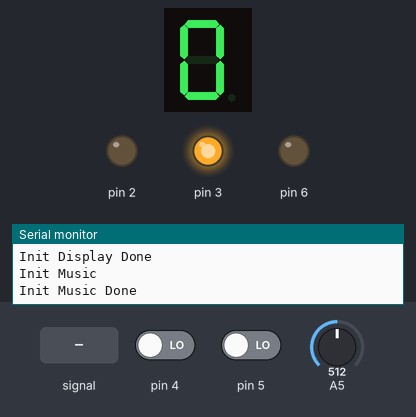
The sketch below on a simulated Arduino Uno, built with avr-gcc and run on an emulated ATmega328P. Shown: 1-digit seven-segment display, output pins drawn as LEDs (lit = HIGH), the last lines printed to the serial monitor. Wiring (inferred from the names in the program): 1-digit 7-segment display, segments lit when HIGH: segments pin 12, pin 13, pin 7, pin 8, pin 9, pin 11, pin 10. The inputs (shaded band) are chosen by the test bench; at power-on: pin 4 LOW, A5 = 512, pin 5 LOW. The segment pins are drawn as the display they are named for; pins used as bus, display or sensor lines are not drawn.

Above: at 1.2 s.
1.3 s: A5 fed a 50 Hz sine of ±306 counts around its level
At 2.14 s:
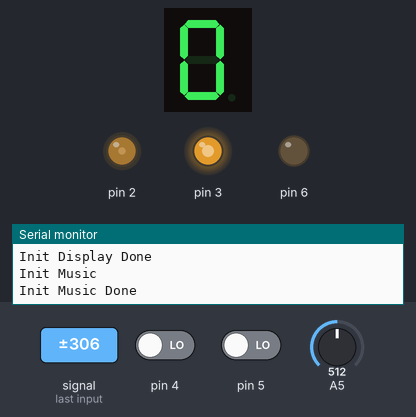
4.1 s: pin 4 driven HIGH
At 5.0 s:
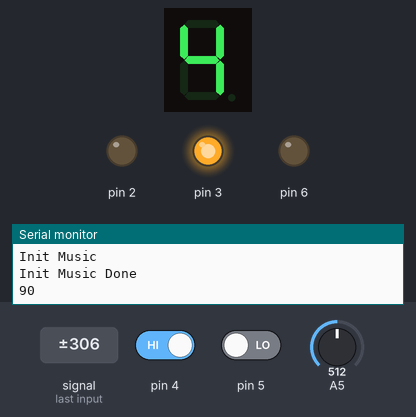
7.1 s: A5 set to 317
8.6 s: A5 set to 292
At 9.8 s:
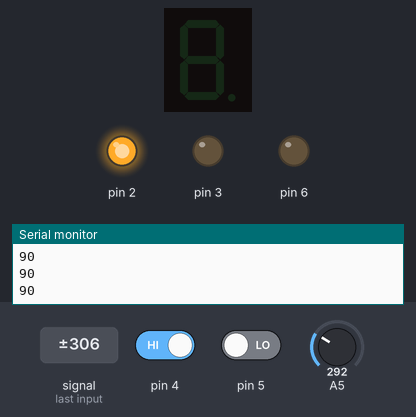
10.1 s: A5 set to 306
At 10.5 s:
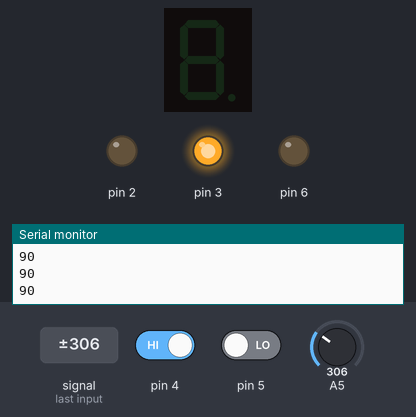
13.1 s: A5 set to 290
At 13.4 s:
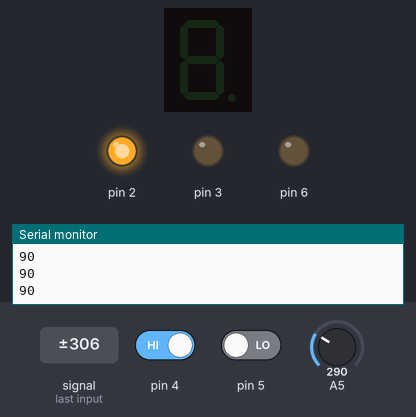
Timing chart, 0 to 15.6 s (numbered marks = the images above; inputs shaded):
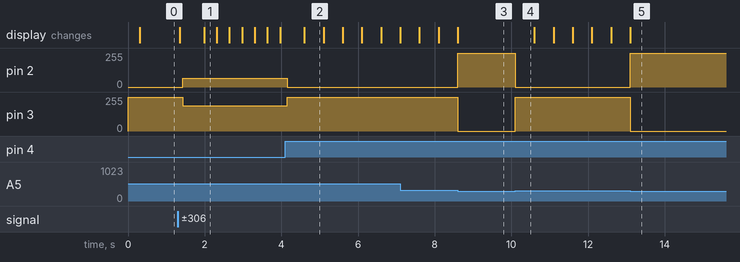

The sketch:

arduino.ino
```cpp
// 7-segment display pins
int display_a = 12;
int display_b = 13;
int display_c = 7;
int display_d = 8;
int display_e = 9;
int display_f = 11;
int display_g = 10;

// Current song
int display_count = 0;

int music_tempo = 125;
int wholenote = (60000 * 4) / music_tempo;
int divider = 0, noteDuration = 0;

// Current power state decided by the LDR
bool power_state = false;


/*******************************\
|								|
|	MUSIC LOGIC					|
|								|
/*******************************/
#define NOTE_B0  31
#define NOTE_C1  33
#define NOTE_CS1 35
#define NOTE_D1  37
#define NOTE_DS1 39
#define NOTE_E1  41
#define NOTE_F1  44
#define NOTE_FS1 46
#define NOTE_G1  49
#define NOTE_GS1 52
#define NOTE_A1  55
#define NOTE_AS1 58
#define NOTE_B1  62
#define NOTE_C2  65
#define NOTE_CS2 69
#define NOTE_D2  73
#define NOTE_DS2 78
#define NOTE_E2  82
#define NOTE_F2  87
#define NOTE_FS2 93
#define NOTE_G2  98
#define NOTE_GS2 104
#define NOTE_A2  110
#define NOTE_AS2 117
#define NOTE_B2  123
#define NOTE_C3  131
#define NOTE_CS3 139
#define NOTE_D3  147
#define NOTE_DS3 156
#define NOTE_E3  165
#define NOTE_F3  175
#define NOTE_FS3 185
#define NOTE_G3  196
#define NOTE_GS3 208
#define NOTE_A3  220
#define NOTE_AS3 233
#define NOTE_B3  247
#define NOTE_C4  262
#define NOTE_CS4 277
#define NOTE_D4  294
#define NOTE_DS4 311
#define NOTE_E4  330
#define NOTE_F4  349
#define NOTE_FS4 370
#define NOTE_G4  392
#define NOTE_GS4 415
#define NOTE_A4  440
#define NOTE_AS4 466
#define NOTE_B4  494
#define NOTE_C5  523
#define NOTE_CS5 554
#define NOTE_D5  587
#define NOTE_DS5 622
#define NOTE_E5  659
#define NOTE_F5  698
#define NOTE_FS5 740
#define NOTE_G5  784
#define NOTE_GS5 831
#define NOTE_A5  880
#define NOTE_AS5 932
#define NOTE_B5  988
#define NOTE_C6  1047
#define NOTE_CS6 1109
#define NOTE_D6  1175
#define NOTE_DS6 1245
#define NOTE_E6  1319
#define NOTE_F6  1397
#define NOTE_FS6 1480
#define NOTE_G6  1568
#define NOTE_GS6 1661
#define NOTE_A6  1760
#define NOTE_AS6 1865
#define NOTE_B6  1976
#define NOTE_C7  2093
#define NOTE_CS7 2217
#define NOTE_D7  2349
#define NOTE_DS7 2489
#define NOTE_E7  2637
#define NOTE_F7  2794
#define NOTE_FS7 2960
#define NOTE_G7  3136
#define NOTE_GS7 3322
#define NOTE_A7  3520
#define NOTE_AS7 3729
#define NOTE_B7  3951
#define NOTE_C8  4186
#define NOTE_CS8 4435
#define NOTE_D8  4699
#define NOTE_DS8 4978
#define REST      0

int music[4][180] = {
  {NOTE_AS4,8, NOTE_AS4,8, NOTE_AS4,8, NOTE_F5,2, NOTE_C6,2, NOTE_AS5,8, NOTE_A5,8, NOTE_G5,8, NOTE_F6,2, NOTE_C6,4, NOTE_AS5,8, NOTE_A5,8, NOTE_G5,8, NOTE_F6,2, NOTE_C6,4, NOTE_AS5,8, NOTE_A5,8, NOTE_AS5,8, NOTE_G5,2, NOTE_C5,8, NOTE_C5,8, NOTE_C5,8, NOTE_F5,2, NOTE_C6,2, NOTE_AS5,8, NOTE_A5,8, NOTE_G5,8, NOTE_F6,2, NOTE_C6,4, NOTE_AS5,8, NOTE_A5,8, NOTE_G5,8, NOTE_F6,2, NOTE_C6,4, NOTE_AS5,8, NOTE_A5,8, NOTE_AS5,8, NOTE_G5,2, NOTE_C5,-8, NOTE_C5,16, NOTE_D5,-4, NOTE_D5,8, NOTE_AS5,8, NOTE_A5,8, NOTE_G5,8, NOTE_F5,8, NOTE_F5,8, NOTE_G5,8, NOTE_A5,8, NOTE_G5,4, NOTE_D5,8, NOTE_E5,4,NOTE_C5,-8, NOTE_C5,16, NOTE_D5,-4, NOTE_D5,8, NOTE_AS5,8, NOTE_A5,8, NOTE_G5,8, NOTE_F5,8, NOTE_C6,-8, NOTE_G5,16, NOTE_G5,2, REST,8, NOTE_C5,8, NOTE_D5,-4, NOTE_D5,8, NOTE_AS5,8, NOTE_A5,8, NOTE_G5,8, NOTE_F5,8, NOTE_F5,8, NOTE_G5,8, NOTE_A5,8, NOTE_G5,4, NOTE_D5,8, NOTE_E5,4,NOTE_C6,-8, NOTE_C6,16, NOTE_F6,4, NOTE_DS6,8, NOTE_CS6,4, NOTE_C6,8, NOTE_AS5,4, NOTE_GS5,8, NOTE_G5,4, NOTE_F5,8, NOTE_C6,1},
  {NOTE_B4, 16, NOTE_B5, 16, NOTE_FS5, 16, NOTE_DS5, 16, NOTE_B5, 32, NOTE_FS5, -16, NOTE_DS5, 8, NOTE_C5, 16, NOTE_C6, 16, NOTE_G6, 16, NOTE_E6, 16, NOTE_C6, 32, NOTE_G6, -16, NOTE_E6, 8, NOTE_B4, 16,  NOTE_B5, 16,  NOTE_FS5, 16,   NOTE_DS5, 16,  NOTE_B5, 32, NOTE_FS5, -16, NOTE_DS5, 8,  NOTE_DS5, 32, NOTE_E5, 32,  NOTE_F5, 32, NOTE_F5, 32,  NOTE_FS5, 32,  NOTE_G5, 32,  NOTE_G5, 32, NOTE_GS5, 32,  NOTE_A5, 16, NOTE_B5, 8},
  {NOTE_FS4,8, REST,8, NOTE_A4,8, NOTE_CS5,8, REST,8,NOTE_A4,8, REST,8, NOTE_FS4,8, NOTE_D4,8, NOTE_D4,8, NOTE_D4,8, REST,8, REST,4, REST,8, NOTE_CS4,8, NOTE_D4,8, NOTE_FS4,8, NOTE_A4,8, NOTE_CS5,8, REST,8, NOTE_A4,8, REST,8, NOTE_F4,8, NOTE_E5,-4, NOTE_DS5,8, NOTE_D5,8, REST,8, REST,4, NOTE_GS4,8, REST,8, NOTE_CS5,8, NOTE_FS4,8, REST,8,NOTE_CS5,8, REST,8, NOTE_GS4,8, REST,8, NOTE_CS5,8, NOTE_G4,8, NOTE_FS4,8, REST,8, NOTE_E4,8, REST,8, NOTE_E4,8, NOTE_E4,8, NOTE_E4,8, REST,8, REST,4, NOTE_E4,8, NOTE_E4,8, NOTE_E4,8, REST,8, REST,4, NOTE_DS4,8, NOTE_D4,8}
};

void speaker_init() {
  Serial.println("Init Music");
  pinMode(6, OUTPUT);
  Serial.println("Init Music Done");
}

void playMusic() {
  if(display_count != 0) {
    int song = display_count - 1;

  	int notes = sizeof(music[song]) / sizeof(music[song][0]) / 2;
  	Serial.println(notes);

    for(int thisNote = 0; thisNote < notes * 2; thisNote = thisNote + 2) {

      // BUTTONS FOR DISPLAY COUNTER
      if(digitalRead(5) == 1 || digitalRead(4) == 1 || analogRead(A5) < 300)
        break;
      // END BUTTONS

      divider = music[song][thisNote + 1];
      if(divider > 0) {
        noteDuration = (wholenote) / divider;
      }else if(divider < 0) {
        noteDuration = (wholenote) / abs(divider);
        noteDuration *= 1.5;
      }

      tone(6, music[song][thisNote], noteDuration * 0.9);
      delay(noteDuration);
      noTone(6);
    }

  }
}


/*******************************\
|								|
|	7-SEGMENT DISPLAY LOGIC		|
|								|
/*******************************/
void display_init() {
  Serial.println("Init Display");
  pinMode(display_a, OUTPUT);	 //A
  pinMode(display_b, OUTPUT);  //B
  pinMode(display_c, OUTPUT);  //C
  pinMode(display_d, OUTPUT);  //D
  pinMode(display_e, OUTPUT);  //E
  pinMode(display_f, OUTPUT);  //F
  pinMode(display_g, OUTPUT);  //G
  Serial.println("Init Display Done");
}

void display_show(int digit) {
  //Conditions for displaying segment a
  if(digit!=1 && digit != 4)
  	digitalWrite(display_a,HIGH);

  //Conditions for displaying segment b
  if(digit != 5 && digit != 6)
    digitalWrite(display_b,HIGH);

  //Conditions for displaying segment c
  if(digit !=2)
    digitalWrite(display_c,HIGH);

  //Conditions for displaying segment d
  if(digit != 1 && digit !=4 && digit !=7)
    digitalWrite(display_d,HIGH);

  //Conditions for displaying segment e
  if(digit == 2 || digit ==6 || digit == 8 || digit==0)
    digitalWrite(display_e,HIGH);

  //Conditions for displaying segment f
  if(digit != 1 && digit !=2 && digit!=3 && digit !=7)
    digitalWrite(display_f,HIGH);

  //Conditions for displaying segment g
  if (digit!=0 && digit!=1 && digit !=7)
    digitalWrite(display_g,HIGH);
}

void display_increase() {
  if(display_count == 4)
    display_count = 0;
  else
  	display_count++;
}

void display_decrease() {
  if(display_count == 0)
    display_count = 4;
  else
  	display_count--;
}

void turnOff()
{
  digitalWrite(display_a,LOW);
  digitalWrite(display_b,LOW);
  digitalWrite(display_c,LOW);
  digitalWrite(display_d,LOW);
  digitalWrite(display_e,LOW);
  digitalWrite(display_f,LOW);
  digitalWrite(display_g,LOW);
}


/*******************************\
|								                |
|	ARDUINO LOGIN				          |
|								                |
/*******************************/
void setup()
{
  Serial.begin(9600);
  display_init();
  speaker_init();

  // LDR
  pinMode(A5, INPUT);

  // Leds
  pinMode(2, OUTPUT);
  pinMode(3, OUTPUT);

  // Buttons
  pinMode(5, INPUT);
  pinMode(4, INPUT);
}

void loop()
{
  // Check if the power is one or off
  if(power_state) {


    // POWER LED
    digitalWrite(2, LOW);
    digitalWrite(3, HIGH);
    // END POWER LED


    // BUTTONS FOR DISPLAY COUNTER
    if(digitalRead(5) == 1) {
      display_increase();
      delay(500);
    }
    if(digitalRead(4) == 1) {
      display_decrease();
      delay(500);
    }
    // END BUTTONS

    turnOff();
  	display_show(display_count);

    playMusic();
  } else {
    // POWER LED
    digitalWrite(2, HIGH);
    digitalWrite(3, LOW);
    // END POWER LED
  }


  // LDR FOR POWER STATE
  int light = analogRead(A5);
  if(light < 300) {
    power_state = false;
    turnOff();
  }
  else {
    power_state = true;
  }
  // END LDR
}
```

Measured:
- the behaviour switches between 300 and 299 on A5 (found by bisection; images 2 and 3)
- after the input at 1.3 s, pin 2: 0/255 → 65/255 after 0.13 s; pin 3: 255/255 → 190/255 after 0.13 s
- after the input at 4.1 s, pin 2: 65/255 → 0/255 after 0.05 s; pin 3: 190/255 → 255/255 after 0.05 s; the display: changes after 0.50 s (image 2)
- after the input at 8.6 s, pin 2: 0/255 → 255/255 at once; pin 3: 255/255 → 0/255 at once
- after the input at 10.1 s, pin 2: 255/255 → 0/255 at once; pin 3: 0/255 → 255/255 at once
- after the input at 13.1 s, pin 2: 0/255 → 255/255 at once; pin 3: 255/255 → 0/255 at once
- what the display in image 2 shows lasts 0.5 s, from 4.6 s to 5.1 s
